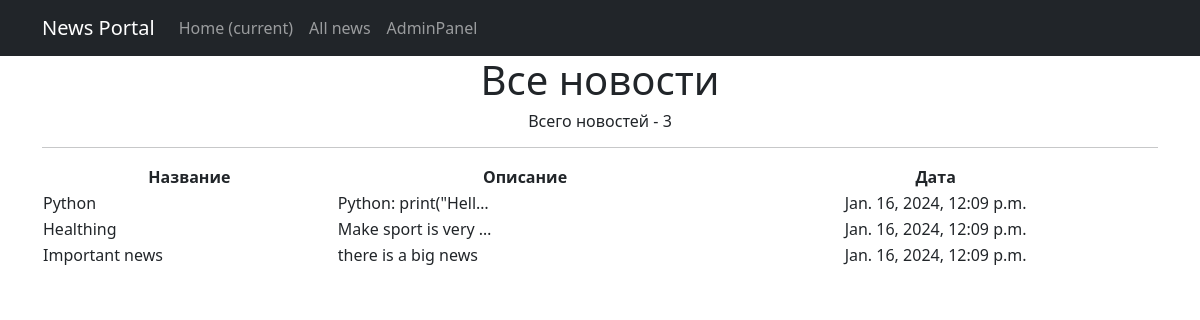
Page /news/ on the committed database.
### NewsPortal/models.py (models this page shows, shortened)
class Post (models.Model):
    author = models.ForeignKey(Author, on_delete=models.CASCADE)
    NEWS = 'NW'
    ARTICLE = 'AR'
    CATEGORY_CHOICES = (
        (NEWS, 'Новость'),
        (ARTICLE, 'Статья'),
    )
    categoryType = models.CharField(max_length=2, choices=CATEGORY_CHOICES, default=ARTICLE)
    dateCreation = models.DateTimeField(auto_now_add=True)
    postCategory = models.ManyToManyField(Category, through='PostCategory')
    title = models.CharField(max_length=128)
    text = models.TextField()
    rating = models.SmallIntegerField(default=0)

### NewsPortal/views.py (the view)
# urls.py: path('', PostsList.as_view()),
class PostsList(ListView):
    model = Post
    template_name = 'news.html'
    context_object_name = 'news'
    queryset = Post.objects.order_by('-dateCreation')
    paginate_by = 10

### NewsPortal/templatetags/custom_filters.py (called while the page is built)
@register.filter(name='Censor')
def Censor(value):
    Banned_List = ['idiot', 'stupid', 'donkey', 'Stupid']
    sentence = value.split()
    for i in Banned_List:
        for words in sentence:
            if i in words:
                pos = sentence.index(words)
                sentence.remove(words)
                sentence.insert(pos, '*' * len(i))
    return " ".join(sentence)

### templates/news.html (shortened to what this page needs)
{% extends 'flatpages/default.html' %}
{% load custom_filters %}
{% block content %}
    <h1>Все новости</h1>
    <h6>Всего новостей - {{ news | length }}</h6>
    <hr>
    {% if news %}
        <table class="col-lg-12 text-center">
            <tr>
                <td>
                    <b>Название</b>
                </td>
                <td>
                    <b>Описание</b>
                </td>
                <td>
                    <b>Дата</b>
                </td>
            </tr>
        {% for new in news %}
            <tr>
				<td style="text-align: left">
					{{ new.title | Censor }}
                </td>
                <td style="text-align: left">
                    {{ new.text | truncatechars:20 | Censor }}
                </td>
                <td style="text-align: center">
                    {{ new.dateCreation }}
                </td>
            </tr>
        {% endfor %}
        </table>
    {% else %}
        <h2>Новостей нет!</h2>
    {% endif %}
{% endblock content %}

### templates/flatpages/default.html (shortened to what this page needs)
<!DOCTYPE html>
<html lang="en">
    <head>
        {% load static %}
        <link href="{% static 'css/styles.css' %}" rel="stylesheet" />
    </head>
    <body>
        <nav class="navbar navbar-expand-lg navbar-dark bg-dark static-top">
            <div class="container">
                <a class="navbar-brand" href="#">News Portal</a>
                <div class="collapse navbar-collapse" id="navbarResponsive">
                    <ul class="navbar-nav ml-auto">
                        <li class="nav-item active">
                            <a class="nav-link" href="/news/">Home
                                <span class="sr-only">(current)</span>
                            </a>
                        </li>
                        <li class="nav-item">
                            <a class="nav-link" href="/news/">All news</a>
                        </li>
                        <li class="nav-item">
                            <a class="nav-link" href="http://127.0.0.1:8000/admin">AdminPanel</a>
                        </li>
                    </ul>
                </div>
            </div>
        </nav>
        <div class="container">
   	        <div class="row">
       	        <div class="col-lg-12 text-center">
           	    {% block content %}
           	    {% endblock content %}
       	        </div>
   	        </div>
	    </div>
    </body>
</html>

### rows in the picture
Post: title|Censor "Python", text|Censor "Python: print(\"Hell…", dateCreation "Jan. 16, 2024, 12:09 p.m."
Post: title|Censor "Healthing", text|Censor "Make sport is very …", dateCreation "Jan. 16, 2024, 12:09 p.m."
Post: title|Censor "Important news", text|Censor "there is a big news", dateCreation "Jan. 16, 2024, 12:09 p.m."

### other values in the picture
{{ news | length }} "3"
